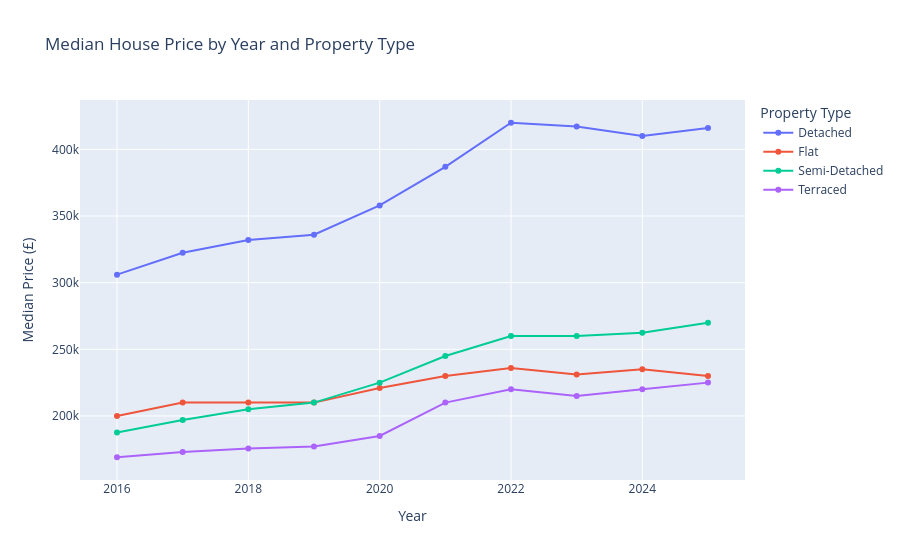

Notebook source saved alongside this figure:
### Code cell
fig = px.line(
    house_price_summary,
    x="year",
    y="median_price",
    color="property_type",
    markers=True,
    title="Median House Price by Year and Property Type",
    labels={"year": "Year", "median_price": "Median Price (£)", "property_type": "Property Type"},
)
fig.show()

### Figure 1 — Plotly figure (JSON) as saved in the notebook; plotly's stock layout.template omitted (floating-point values rounded to 4 significant figures)
{"data": [{"hovertemplate": "Property Type=Detached<br>Year=%{x}<br>Median Price (£)=%{y}<extra></extra>", "legendgroup": "Detached", "line": {"color": "#636efa", "dash": "solid"}, "marker": {"symbol": "circle"}, "mode": "lines+markers", "name": "Detached", "orientation": "v", "showlegend": true, "type": "scatter", "x": [2016, 2017, 2018, 2019, 2020, 2021, 2022, 2023, 2024, 2025], "xaxis": "x", "y": [306000.0, 322500.0, 332000.0, 336000.0, 358000.0, 387000.0, 420000.0, 417100.0, 410000.0, 416100.0], "yaxis": "y"}, {"hovertemplate": "Property Type=Flat<br>Year=%{x}<br>Median Price (£)=%{y}<extra></extra>", "legendgroup": "Flat", "line": {"color": "#EF553B", "dash": "solid"}, "marker": {"symbol": "circle"}, "mode": "lines+markers", "name": "Flat", "orientation": "v", "showlegend": true, "type": "scatter", "x": [2016, 2017, 2018, 2019, 2020, 2021, 2022, 2023, 2024, 2025], "xaxis": "x", "y": [200000.0, 210000.0, 210000.0, 210000.0, 221000.0, 230000.0, 236000.0, 231200.0, 235000.0, 230000.0], "yaxis": "y"}, {"hovertemplate": "Property Type=Semi-Detached<br>Year=%{x}<br>Median Price (£)=%{y}<extra></extra>", "legendgroup": "Semi-Detached", "line": {"color": "#00cc96", "dash": "solid"}, "marker": {"symbol": "circle"}, "mode": "lines+markers", "name": "Semi-Detached", "orientation": "v", "showlegend": true, "type": "scatter", "x": [2016, 2017, 2018, 2019, 2020, 2021, 2022, 2023, 2024, 2025], "xaxis": "x", "y": [187500.0, 197000.0, 205000.0, 210000.0, 225000.0, 245000.0, 260000.0, 260000.0, 262500.0, 270000.0], "yaxis": "y"}, {"hovertemplate": "Property Type=Terraced<br>Year=%{x}<br>Median Price (£)=%{y}<extra></extra>", "legendgroup": "Terraced", "line": {"color": "#ab63fa", "dash": "solid"}, "marker": {"symbol": "circle"}, "mode": "lines+markers", "name": "Terraced", "orientation": "v", "showlegend": true, "type": "scatter", "x": [2016, 2017, 2018, 2019, 2020, 2021, 2022, 2023, 2024, 2025], "xaxis": "x", "y": [169000.0, 173000.0, 175500.0, 177000.0, 185000.0, 210000.0, 220000.0, 215000.0, 220000.0, 225000.0], "yaxis": "y"}], "layout": {"legend": {"title": {"text": "Property Type"}, "tracegroupgap": 0}, "title": {"text": "Median House Price by Year and Property Type"}, "xaxis": {"anchor": "y", "domain": [0, 1], "title": {"text": "Year"}}, "yaxis": {"anchor": "x", "domain": [0, 1], "title": {"text": "Median Price (£)"}}}}
